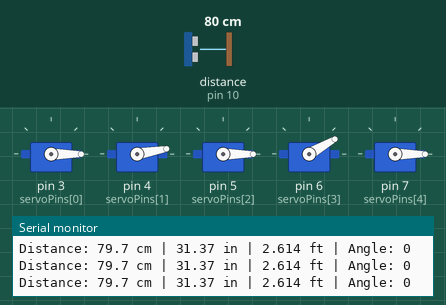
This sketch was run on a simulated Arduino Uno, built with avr-gcc and run on an emulated ATmega328P. On the bench: 5 × servo, the last lines printed to the serial monitor. Wiring (inferred from the names in the program): ultrasonic range finder: trigger pin 9; echo pin 10. The test bench sets the inputs (shaded band); at power-on: distance to the obstacle (sensor on pin 10) 80 cm. The echo pulse lasts 58.3 µs per cm.

Above: at 1.2 s.
1.3 s: distance to the obstacle (sensor on pin 10) set to 4 cm
At 3.7 s:
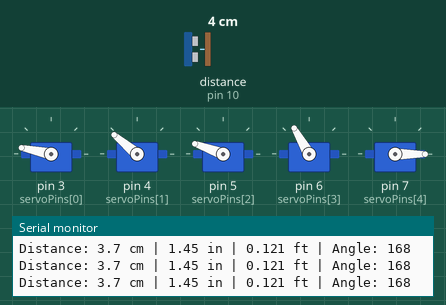
4.3 s: distance to the obstacle (sensor on pin 10) set to 35 cm
At 4.48 s:
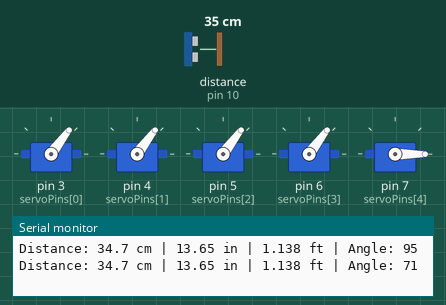
7.3 s: distance to the obstacle (sensor on pin 10) set to 9 cm
At 9.1 s:
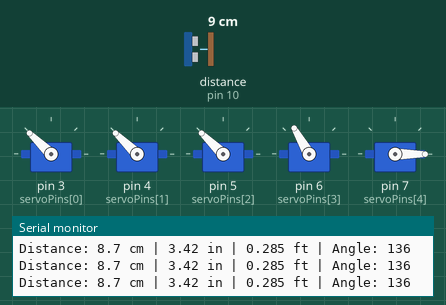
Timing chart, 0 to 10.6 s (numbered marks = the images above; inputs shaded):
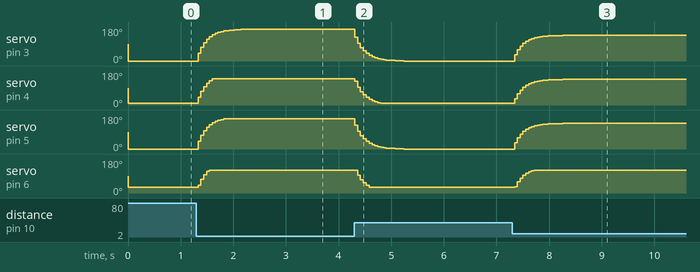

The sketch:

multiple_servos_react_to_distance.ino
```cpp
#include <Servo.h>

// ====== CONFIG ======
const uint8_t trigPin  = 9;
const uint8_t echoPin  = 10;

// Add your servo pins here (up to ~12 on an Uno, ~48 on a Mega)
const uint8_t servoPins[] = {3, 4, 5, 6, 7};   // <- change as needed
const uint8_t N_SERVOS = sizeof(servoPins) / sizeof(servoPins[0]);

// Per-servo angle limits (optional, for mechanical safety)
const int servoMinDeg[N_SERVOS] = {  0, 10,  0, 30};
const int servoMaxDeg[N_SERVOS] = {180,140,160,120};

// Map distance (cm) to angle. Adjust to your scene.
const float mapNearCM =  2.0;  // closest distance (cm) -> high angle
const float mapFarCM  = 30.0;  // far distance (cm)     -> low angle

// Smoothing (0..1). Higher = smoother but slower response.
const float alpha = 0.25f;

// ====== STATE ======
Servo servos[N_SERVOS];

unsigned long duration = 0; // microseconds
float distanceCM = 0.0f;
float distanceIN = 0.0f;
float distanceFT = 0.0f;

float smoothedDeg = 0.0f; // low-pass filtered angle

void setup() {
  Serial.begin(9600);
  pinMode(trigPin, OUTPUT);
  pinMode(echoPin, INPUT);

  // Attach all servos
  for (uint8_t i = 0; i < N_SERVOS; i++) {
    servos[i].attach(servoPins[i]);
  }

  // Optional: move to a safe start angle
  for (uint8_t i = 0; i < N_SERVOS; i++) {
    servos[i].write(constrain(90, servoMinDeg[i], servoMaxDeg[i]));
  }
}

void loop() {
  // --- Trigger the ultrasonic sensor ---
  digitalWrite(trigPin, LOW);
  delayMicroseconds(2);

  digitalWrite(trigPin, HIGH);
  delayMicroseconds(10);
  digitalWrite(trigPin, LOW);

  // Measure echo (timeout helps avoid 0 hang if nothing returns)
  duration = pulseIn(echoPin, HIGH, 30000UL); // 30ms timeout (~5m)

  if (duration == 0) {
    // No echo: keep previous angle (or choose a default)
    // Optionally set distance to a "far" value
    distanceCM = mapFarCM;
  } else {
    // 0.0343 cm/us is speed of sound; divide by 2 for round-trip
    distanceCM = (duration * 0.0343f) / 2.0f;
  }

  // Convert units
  distanceIN = distanceCM / 2.54f;
  distanceFT = distanceIN / 12.0f; // <-- correct conversion

  // Map distance to angle (invert so nearer -> larger angle)
  int rawDeg = mapFloatToInt(distanceCM, mapFarCM, mapNearCM, 0, 180);
  rawDeg = constrain(rawDeg, 0, 180);

  // Smooth to reduce jitter
  smoothedDeg = (1.0f - alpha) * smoothedDeg + alpha * rawDeg;

  // Write to each servo with its own safe range
  for (uint8_t i = 0; i < N_SERVOS; i++) {
    int limited = constrain((int)smoothedDeg, servoMinDeg[i], servoMaxDeg[i]);
    servos[i].write(limited);
  }

  // Debug print
  Serial.print("Distance: ");
  Serial.print(distanceCM, 1); Serial.print(" cm | ");
  Serial.print(distanceIN, 2); Serial.print(" in | ");
  Serial.print(distanceFT, 3); Serial.print(" ft | ");
  Serial.print("Angle: "); Serial.println((int)smoothedDeg);

  delay(40); // ~25 Hz update
}

// Helper: like map() but for float in/out, returns int angle
int mapFloatToInt(float x, float in_min, float in_max, int out_min, int out_max) {
  // Protect against division by zero
  if (fabs(in_max - in_min) < 1e-6) return out_min;
  float t = (x - in_min) / (in_max - in_min);
  // Clamp 0..1 to avoid weird overshoot
  if (t < 0) t = 0;
  if (t > 1) t = 1;
  float y = out_min + t * (out_max - out_min);
  return (int)(y + 0.5f);
}
```

Measured:
- after the input at 1.3 s, servo on pin 3 (servoPins[0]): moves from 0° to 168° over 0.92 s, starting at once; servo on pin 4 (servoPins[1]): 10° → 140° at once; servo on pin 5 (servoPins[2]): moves from 0° to 160° over 0.54 s, starting at once; servo on pin 6 (servoPins[3]): 30° → 120° at once
- after the input at 4.3 s, servo on pin 3 (servoPins[0]): moves from 168° to 0° over 0.93 s, starting at once; servo on pin 4 (servoPins[1]): moves from 140° to 10° over 0.50 s, starting at once; servo on pin 5 (servoPins[2]): moves from 160° to 0° over 0.93 s, starting at once; servo on pin 6 (servoPins[3]): 120° → 30° after 0.06 s
- after the input at 7.3 s, servo on pin 3 (servoPins[0]), servo on pin 5 (servoPins[2]): moves from 0° to 136° over 0.92 s, starting at once; servo on pin 4 (servoPins[1]): moves from 10° to 136° over 0.92 s, starting at once; servo on pin 6 (servoPins[3]): 30° → 120° at once
